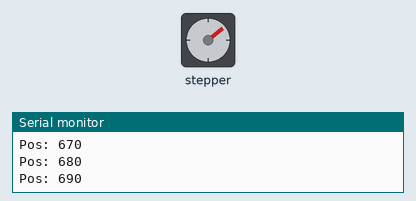
Recording of a sketch running on a simulated Arduino Uno, built with avr-gcc and run on an emulated ATmega328P. Parts: stepper motor, the last lines printed to the serial monitor. Stepper angles assume 4779 steps per turn.

Above: at 2.12 s.
At 6.82 s:
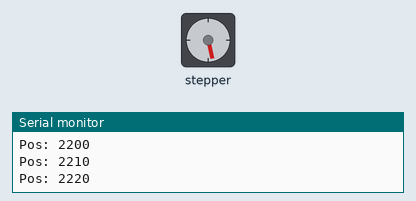
At 17.61 s:
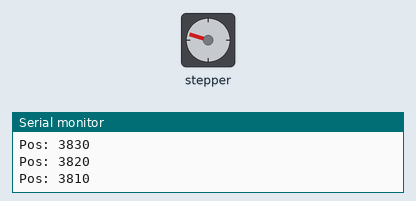
At 38.46 s:
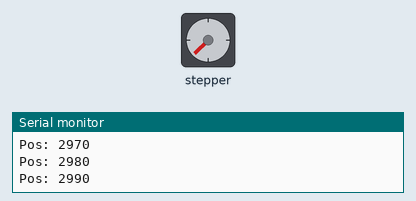
Timing chart, 0 to 40.0 s (numbered marks = the images above):
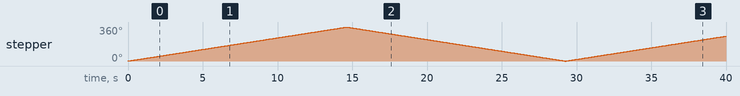

Measured:
- by itself, stepper: turns 360° clockwise in 14.6 s, then 360° counter-clockwise in 14.6 s, then 263° clockwise in 10.7 s

The sketch:

TU_RADAR.ino
```cpp
#include <Stepper.h>

//define Input pins of the Motor
#define OUTPUT1   7                // Connected to the Blue coloured wire
#define OUTPUT2   6                // Connected to the Pink coloured wire
#define OUTPUT3   5                // Connected to the Yellow coloured wire
#define OUTPUT4   4                // Connected to the Orange coloured wire
const int EchoPin = 9;
const int TriggerPin = 3;
const int stepsPerRotation = 4779;  //com que la transmissió es produeix per engranatges hi ha una relació de de 2.3333 (al ser decimal es perd presisció)´

Stepper myStepper(stepsPerRotation, OUTPUT1, OUTPUT3, OUTPUT2, OUTPUT4);


int VelMotor = 5; // velocitat màxima (amb la alimentacio del 5v d'arduino), si és més gran el motor es cala
int pos = 0;
int interval = 750;
int Sentit = 1;

unsigned long NextMillis;

void setup() {
  myStepper.setSpeed(VelMotor);
  Serial.begin(9600);

  pinMode(TriggerPin, OUTPUT);
  pinMode(EchoPin, INPUT);

  NextMillis = millis()+interval;
}

void loop() {
  if (pos <=0){
    Sentit = 1;
  }else if (pos >= 4779) {
    Sentit = -1;
  }
  myStepper.step(Sentit * 10);
  pos = pos + (Sentit*10);
/*
  if (millis() >=NextMillis){
    int dist = ping(TriggerPin,EchoPin);
  NextMillis = millis()+interval;
  //PART DEBUG
  Serial.print("Dist: ");
  Serial.println(dist);
  */
  Serial.print("Pos: ");
  Serial.println(pos);
    //  }

  delay(5);

}
int ping(int TriggerPin, int EchoPin) {
  long duration, distCm;

  digitalWrite(TriggerPin, LOW);  //para generar un pulso limpio ponemos a LOW 4us
  delayMicroseconds(4);
  digitalWrite(TriggerPin, HIGH);  //generamos Trigger (disparo) de 10us
  delayMicroseconds(10);
  digitalWrite(TriggerPin, LOW);

  duration = pulseIn(EchoPin, HIGH);  //medimos el tiempo entre pulsos, en microsegundos

  distCm = duration * 10 / 292/ 2;   //convertimos a distancia, en cm
  return distCm;
}
```
